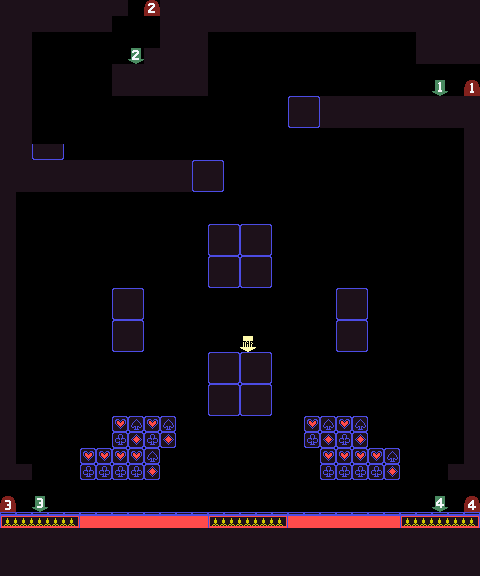

This game map was drawn from its Tiled (.tmx) file and the tilesets committed beside it. A one-line description and the trimmed map source follow:
An orthogonal 30x36 tile map with 16x16 px tiles, 8 tile layers (blocks, cutscenes, enemies, entries, ...), 3 tilesets.

<map version="1.5" tiledversion="1.7.2" orientation="orthogonal" renderorder="right-down" width="30" height="36" tilewidth="16" tileheight="16" infinite="0" nextlayerid="10" nextobjectid="1">
 <editorsettings>
  <export target="pantry.csv" format="csv" />
 </editorsettings>
 <tileset firstgid="1" source="../../zones/zone_0_map/block_tileset.tsx" />
 <tileset firstgid="31" source="../../zones/zone_2_map/entries.tsx" />
 <tileset firstgid="40" source="../../zones/zone_2_map/exits.tsx" />
 <layer id="1" name="blocks" width="30" height="36">
  <data>[1080 cells, 398 non-empty, 13 distinct tile ids]</data>
 </layer>
 <layer id="3" name="cutscenes" width="30" height="36">
  <data>[1080 cells, 0 non-empty, 0 distinct tile ids]</data>
 </layer>
 <layer id="4" name="enemies" width="30" height="36">
  <data>[1080 cells, 0 non-empty, 0 distinct tile ids]</data>
 </layer>
 <layer id="5" name="entries" width="30" height="36">
  <data>[1080 cells, 5 non-empty, 5 distinct tile ids]</data>
 </layer>
 <layer id="9" name="collisions" width="30" height="36">
  <data>[1080 cells, 0 non-empty, 0 distinct tile ids]</data>
 </layer>
 <layer id="6" name="exits" width="30" height="36">
  <data>[1080 cells, 4 non-empty, 4 distinct tile ids]</data>
 </layer>
 <layer id="7" name="NPCs" width="30" height="36">
  <data>[1080 cells, 0 non-empty, 0 distinct tile ids]</data>
 </layer>
 <layer id="8" name="hazards" width="30" height="36">
  <data>[1080 cells, 0 non-empty, 0 distinct tile ids]</data>
 </layer>
</map>
